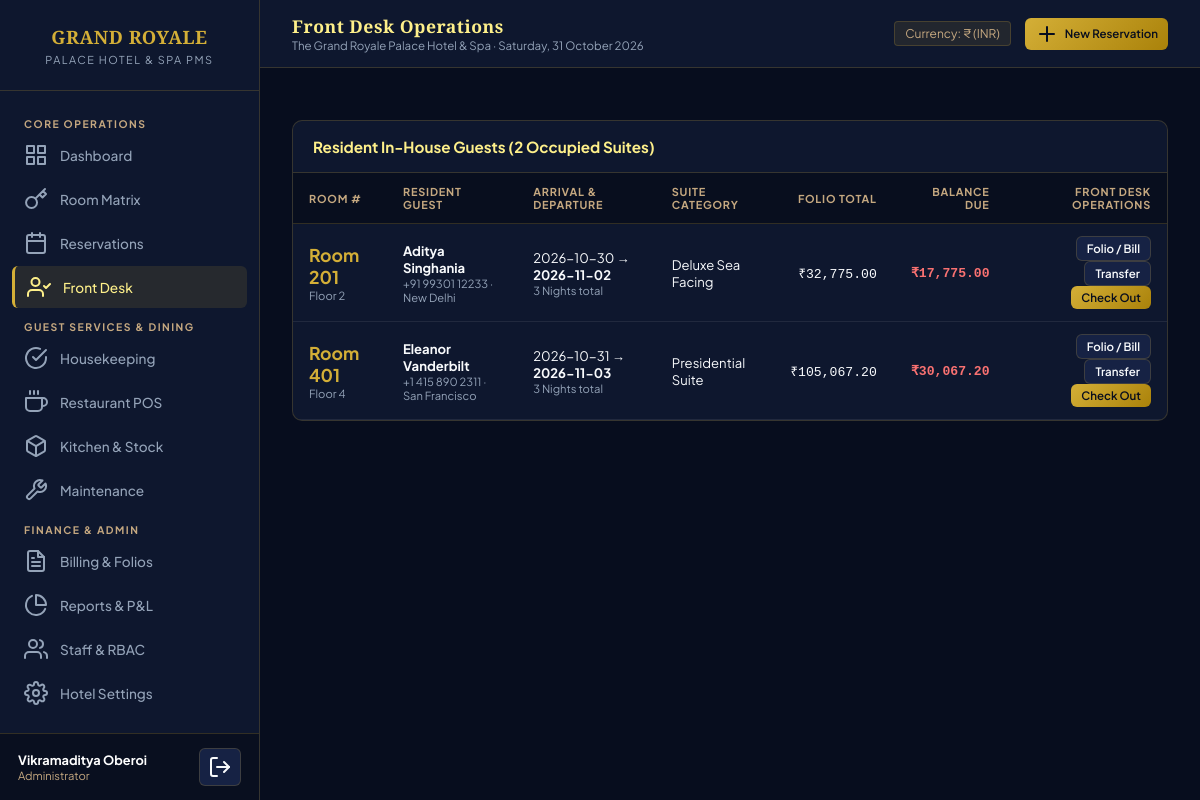
The app's page /frontdesk.php (signed in) with its own data.
### tables this page shows
CREATE TABLE `hotel_settings` (
  `id` INT PRIMARY KEY DEFAULT 1,
  `name` VARCHAR(200) NOT NULL DEFAULT 'The Grand Royale Palace Hotel & Spa',
  `tagline` VARCHAR(255) DEFAULT 'A Sanctuary of Refined Elegance & Heritage Hospitality',
  `email` VARCHAR(150) DEFAULT 'concierge@grandroyalepalace.com',
  `phone` VARCHAR(50) DEFAULT '+91 22 2847 9000',
  `address` TEXT DEFAULT NULL,
  `city` VARCHAR(100) DEFAULT 'Mumbai',
  `state` VARCHAR(100) DEFAULT 'Maharashtra',
  `country` VARCHAR(100) DEFAULT 'India',
  `pin_code` VARCHAR(20) DEFAULT '400021',
  `gstin` VARCHAR(30) DEFAULT '27AAAAA0000A1Z5',
  `currency_symbol` VARCHAR(10) DEFAULT '₹',
  `currency_code` VARCHAR(10) DEFAULT 'INR',
  `tax_rate` DECIMAL(5,2) DEFAULT 18.00,
  `service_charge_rate` DECIMAL(5,2) DEFAULT 5.00,
  `check_in_time` VARCHAR(20) DEFAULT '14:00',
  `check_out_time` VARCHAR(20) DEFAULT '11:00'
);

CREATE TABLE `bookings` (
  `id` INT AUTO_INCREMENT PRIMARY KEY,
  `booking_code` VARCHAR(50) NOT NULL UNIQUE,
  `guest_id` INT NOT NULL,
  `room_id` INT NOT NULL,
  `check_in_date` DATE NOT NULL,
  `check_out_date` DATE NOT NULL,
  `adults` INT NOT NULL DEFAULT 1,
  `children` INT NOT NULL DEFAULT 0,
  `nightly_rate` DECIMAL(10,2) NOT NULL,
  `total_nights` INT NOT NULL,
  `room_subtotal` DECIMAL(10,2) NOT NULL,
  `booking_source` ENUM('Walk-in', 'Website', 'Phone', 'Travel Agent', 'OTA') DEFAULT 'Walk-in',
  `status` ENUM('Pending', 'Confirmed', 'Checked-in', 'Checked-out', 'Cancelled', 'No-show') DEFAULT 'Confirmed',
  `actual_check_in` DATETIME DEFAULT NULL,
  `actual_check_out` DATETIME DEFAULT NULL,
  `special_requests` TEXT DEFAULT NULL,
  `created_at` TIMESTAMP DEFAULT CURRENT_TIMESTAMP,
  FOREIGN KEY (`guest_id`) REFERENCES `guests`(`id`) ON DELETE RESTRICT,
  FOREIGN KEY (`room_id`) REFERENCES `rooms`(`id`) ON DELETE RESTRICT
);

CREATE TABLE `rooms` (
  `id` INT AUTO_INCREMENT PRIMARY KEY,
  `room_number` VARCHAR(30) NOT NULL UNIQUE,
  `floor` INT NOT NULL DEFAULT 1,
  `room_type_id` INT NOT NULL,
  `bed_type` VARCHAR(50) NOT NULL DEFAULT 'King',
  `has_ac` TINYINT(1) NOT NULL DEFAULT 1,
  `status` ENUM('Available', 'Occupied', 'Reserved', 'Dirty', 'Cleaning', 'Clean', 'Maintenance') NOT NULL DEFAULT 'Available',
  `cleaning_status` ENUM('Ready', 'Clean', 'Dirty', 'Cleaning in Progress', 'Inspected') NOT NULL DEFAULT 'Clean',
  `notes` TEXT DEFAULT NULL,
  FOREIGN KEY (`room_type_id`) REFERENCES `room_types`(`id`) ON DELETE RESTRICT
);

CREATE TABLE `guests` (
  `id` INT AUTO_INCREMENT PRIMARY KEY,
  `first_name` VARCHAR(100) NOT NULL,
  `last_name` VARCHAR(100) NOT NULL,
  `email` VARCHAR(150) NOT NULL,
  `phone` VARCHAR(50) NOT NULL,
  `id_type` ENUM('Aadhaar', 'Passport', 'Driving License', 'National ID') DEFAULT 'Aadhaar',
  `id_number` VARCHAR(100) DEFAULT NULL,
  `address` TEXT DEFAULT NULL,
  `city` VARCHAR(100) DEFAULT 'Mumbai',
  `country` VARCHAR(100) DEFAULT 'India',
  `vip_status` TINYINT(1) DEFAULT 0,
  `created_at` TIMESTAMP DEFAULT CURRENT_TIMESTAMP
);

CREATE TABLE `room_types` (
  `id` INT AUTO_INCREMENT PRIMARY KEY,
  `name` VARCHAR(100) NOT NULL UNIQUE,
  `base_rate` DECIMAL(10,2) NOT NULL DEFAULT 0.00,
  `capacity_adults` INT NOT NULL DEFAULT 2,
  `capacity_children` INT NOT NULL DEFAULT 1,
  `bed_type` VARCHAR(50) DEFAULT 'King',
  `amenities` TEXT DEFAULT NULL,
  `description` TEXT DEFAULT NULL
);

CREATE TABLE `folios` (
  `id` INT AUTO_INCREMENT PRIMARY KEY,
  `booking_id` INT NOT NULL UNIQUE,
  `room_charge` DECIMAL(10,2) NOT NULL DEFAULT 0.00,
  `food_charge` DECIMAL(10,2) NOT NULL DEFAULT 0.00,
  `laundry_charge` DECIMAL(10,2) NOT NULL DEFAULT 0.00,
  `service_charge` DECIMAL(10,2) NOT NULL DEFAULT 0.00,
  `tax_amount` DECIMAL(10,2) NOT NULL DEFAULT 0.00,
  `discount_amount` DECIMAL(10,2) NOT NULL DEFAULT 0.00,
  `total_amount` DECIMAL(10,2) NOT NULL DEFAULT 0.00,
  `paid_amount` DECIMAL(10,2) NOT NULL DEFAULT 0.00,
  `balance_amount` DECIMAL(10,2) NOT NULL DEFAULT 0.00,
  `payment_status` ENUM('Unpaid', 'Partially Paid', 'Settled') DEFAULT 'Unpaid',
  FOREIGN KEY (`booking_id`) REFERENCES `bookings`(`id`) ON DELETE CASCADE
);

### config/db.php (called while the page is built, shortened)
<?php
function getHotelSettings($pdo) {
    $stmt = $pdo->query("SELECT * FROM hotel_settings WHERE id = 1");
    $settings = $stmt->fetch();
    return $settings;
}

### frontdesk.php (the view, shortened to what this page needs)
<?php
$pageTitle = 'Front Desk Operations';
require_once __DIR__ . '/includes/header.php';
$inHouse = $pdo->query("
  SELECT b.*, g.first_name, g.last_name, g.phone, g.email as guest_email, g.city,
         r.room_number, r.floor, rt.name as room_type, f.id as folio_id, f.total_amount, f.balance_amount
  FROM bookings b
  JOIN guests g ON b.guest_id = g.id
  JOIN rooms r ON b.room_id = r.id
  JOIN room_types rt ON r.room_type_id = rt.id
  LEFT JOIN folios f ON f.booking_id = b.id
  WHERE b.status = 'Checked-in'
  ORDER BY r.room_number ASC
")->fetchAll();
?>
<div class="table-panel">
  <div class="panel-header">
    <div class="panel-title">Resident In-House Guests (<?= count($inHouse) ?> Occupied Suites)</div>
  </div>
  <table class="pms-table">
    <thead>
      <tr>
        <th>Room #</th>
        <th>Resident Guest</th>
        <th>Arrival & Departure</th>
        <th>Suite Category</th>
        <th style="text-align:right;">Folio Total</th>
        <th style="text-align:right;">Balance Due</th>
        <th style="text-align:right;">Front Desk Operations</th>
      </tr>
    </thead>
    <tbody>
      <?php if (empty($inHouse)): ?>
        <tr><td colspan="7" style="text-align:center;color:var(--text-muted);padding:24px;">No resident guests currently checked in.</td></tr>
      <?php else: ?>
        <?php foreach ($inHouse as $inh): ?>
          <tr>
            <td>
              <strong style="font-size:1.1rem;color:var(--gold-primary);">Room <?= htmlspecialchars($inh['room_number']) ?></strong>
              <div style="font-size:0.7rem;color:var(--text-muted);">Floor <?= $inh['floor'] ?></div>
            </td>
            <td>
              <strong><?= htmlspecialchars($inh['first_name'] . ' ' . $inh['last_name']) ?></strong>
              <div style="font-size:0.7rem;color:var(--text-muted);"><?= htmlspecialchars($inh['phone']) ?> · <?= htmlspecialchars($inh['city']) ?></div>
            </td>
            <td>
              <?= $inh['check_in_date'] ?> → <strong><?= $inh['check_out_date'] ?></strong>
              <div style="font-size:0.7rem;color:var(--text-muted);"><?= $inh['total_nights'] ?> Nights total</div>
            </td>
            <td><?= htmlspecialchars($inh['room_type']) ?></td>
            <td style="text-align:right; font-family:monospace;"><?= $settings['currency_symbol'] ?><?= number_format($inh['total_amount'], 2) ?></td>
            <td style="text-align:right; font-family:monospace; font-weight:700; color:<?= $inh['balance_amount'] > 1 ? '#f87171' : '#34d399' ?>;">
              <?= $settings['currency_symbol'] ?><?= number_format($inh['balance_amount'], 2) ?>
            </td>
            <td style="text-align:right;">
              <?php if ($inh['folio_id']): ?>
                <a href="invoice.php?id=<?= $inh['folio_id'] ?>" target="_blank" class="btn btn-secondary btn-sm">Folio / Bill</a>
              <?php endif; ?>
              <button onclick="openTransferModal(<?= $inh['id'] ?>, '<?= $inh['room_number'] ?>')" class="btn btn-secondary btn-sm">Transfer</button>
              <a href="frontdesk.php?action=checkout&id=<?= $inh['id'] ?>" class="btn btn-primary btn-sm" onclick="return confirm('Process check-out for Room <?= $inh['room_number'] ?>?')">Check Out</a>
            </td>
          </tr>
        <?php endforeach; ?>
      <?php endif; ?>
    </tbody>
  </table>
</div>
<?php require_once __DIR__ . '/includes/footer.php'; ?>

### includes/header.php (shortened to what this page needs)
<?php
require_once __DIR__ . '/../config/db.php';
$settings = getHotelSettings($pdo);
?>
<!DOCTYPE html>
<html lang="en">
<head>
  <link rel="stylesheet" href="assets/css/style.css">
</head>
<body>
<div class="app-container">
  <?php include __DIR__ . '/sidebar.php'; ?>
  <div class="main-wrapper">
    <header class="top-bar no-print">
      <div>
        <h2 style="font-size: 1.1rem; font-weight: 700; color: var(--gold-light);"><?= htmlspecialchars($pageTitle) ?></h2>
        <p style="font-size: 0.72rem; color: var(--text-muted);"><?= htmlspecialchars($settings['name']) ?> · <?= date('l, d F Y') ?></p>
      </div>
      <div style="display: flex; align-items: center; gap: 14px;">
        <span style="font-size: 0.75rem; color: var(--gold-accent); background: rgba(212,175,55,0.1); padding: 4px 10px; border-radius: 4px; border: 1px solid var(--border-color);">
          Currency: <?= htmlspecialchars($settings['currency_symbol']) ?> (<?= htmlspecialchars($settings['currency_code']) ?>)
        </span>
        <a href="bookings.php?action=new" class="btn btn-primary btn-sm">
          <i data-feather="plus"></i> New Reservation
        </a>
      </div>
    </header>
    <main class="content-body">

### assets/css/style.css (style rules this page uses)
:root { --bg-main: #070d1e; --bg-surface: #0e172e; --bg-surface-elevated: #162244; --gold-primary: #d4af37; --gold-accent: #c5a880; --gold-light: #fef08a; --gold-gradient: linear-gradient(135deg, #d4af37 0%, #aa820a 100%); --text-main: #f8fafc; --text-muted: #94a3b8; --border-color: rgba(212, 175, 55, 0.2); --border-subtle: rgba(255, 255, 255, 0.08); --status-available: #10b981; --status-occupied: #3b82f6; --status-reserved: #f59e0b; --status-dirty: #ef4444; --status-cleaning: #8b5cf6; --status-ready: #059669; --status-maintenance: #64748b; --sidebar-width: 260px; }
* { margin: 0; padding: 0; box-sizing: border-box; font-family: 'Plus Jakarta Sans', sans-serif; }
body { background-color: var(--bg-main); color: var(--text-main); min-height: 100vh; }
h1, h2, h3, .hotel-serif { font-family: 'Cinzel', serif; letter-spacing: 0.5px; }
.app-container { display: flex; min-height: 100vh; }
.main-wrapper { margin-left: var(--sidebar-width); flex: 1; display: flex; flex-direction: column; min-height: 100vh; }
.top-bar { height: 68px; background: var(--bg-surface); border-bottom: 1px solid var(--border-color); display: flex; align-items: center; justify-content: space-between; padding: 0 32px; position: sticky; top: 0; z-index: 90; }
.content-body { padding: 32px; flex: 1; }
.table-panel { background: var(--bg-surface); border: 1px solid var(--border-color); border-radius: 10px; overflow: hidden; margin-top: 20px; }
.panel-header { padding: 16px 20px; border-bottom: 1px solid var(--border-color); display: flex; justify-content: space-between; align-items: center; }
.panel-title { font-size: 0.95rem; font-weight: 700; color: var(--gold-light); }
table.pms-table { width: 100%; border-collapse: collapse; text-align: left; font-size: 0.82rem; }
table.pms-table th { background: rgba(6, 11, 23, 0.7); color: var(--gold-accent); padding: 12px 16px; text-transform: uppercase; font-size: 0.68rem; letter-spacing: 0.8px; border-bottom: 1px solid var(--border-color); }
table.pms-table td { padding: 12px 16px; border-bottom: 1px solid var(--border-subtle); color: var(--text-main); }
.btn { padding: 8px 16px; border-radius: 6px; font-size: 0.8rem; font-weight: 600; cursor: pointer; border: none; display: inline-flex; align-items: center; gap: 6px; text-decoration: none; transition: all 0.2s; }
.btn-primary { background: var(--gold-gradient); color: #070d1e; }
.btn-secondary { background: var(--bg-surface-elevated); border: 1px solid var(--border-color); color: var(--text-main); }
.btn-sm { padding: 4px 10px; font-size: 0.72rem; }

### records on screen
hotel_settings: name "The Grand Royale Palace Hotel & Spa", currency_symbol "₹", currency_code "INR"
bookings: room.room_number "201", room.floor "2", guest.last_name "Aditya Singhania", guest.phone "+91 99301 12233", guest.city "New Delhi", check_in_date "2026-10-30", check_out_date "2026-11-02", total_nights "3", room_types.name "Deluxe Sea Facing", folios.total_amount "32,775.00", folios.balance_amount "17,775.00"
bookings: room.room_number "401", room.floor "4", guest.last_name "Eleanor Vanderbilt", guest.phone "+1 415 890 2311", guest.city "San Francisco", check_in_date "2026-10-31", check_out_date "2026-11-03", total_nights "3", room_types.name "Presidential Suite", folios.total_amount "105,067.20", folios.balance_amount "30,067.20"

### other values on screen
$user['name'] "Vikramaditya Oberoi"
$user['role'] "Administrator"
$pageTitle "Front Desk Operations"
count($inHouse) "2"
